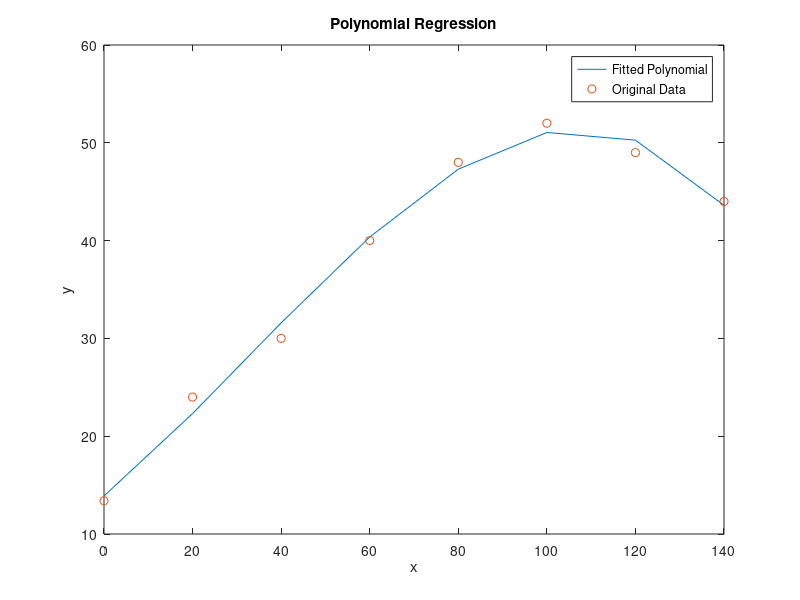

The MATLAB script that drew this image:
% Polynomial Least Regression Method
clear, clc
x = [0, 20, 40, 60, 80, 100, 120, 140];
y = [13.4, 24, 30, 40, 48, 52, 49, 44];
n = length(x)-1;

degree = 3;  % Choose the desired degree of the polynomial
Coeff = zeros(degree + 1, degree + 1);
for i = 1:degree + 1
    for j = 1:degree + 1
        Coeff(i, j) = sum(x.^(i + j - 2));
    end
end

Ans = zeros(degree + 1, 1);
for i = 1:degree + 1
    Ans(i) = sum((x.^(i - 1)).*y);
end

Final = Coeff \ Ans;

reg = polyval(flip(Final), x);
plot(x, reg);
hold on
plot(x, y, 'o');
xlabel('x');
ylabel('y');
title('Polynomial Regression');
legend('Fitted Polynomial', 'Original Data');

y_new = ones(1,length(y));
for i= 1:length(y_new)
    y_new(i) = polyval(flip(Final), x(i));
end
Sr = sum((y - y_new).*(y - y_new));
St = sum((y- mean(y)).*(y- mean(y)));
r2 = (St - Sr)/St;
disp('The Coefficient of determination is: '), disp(r2)